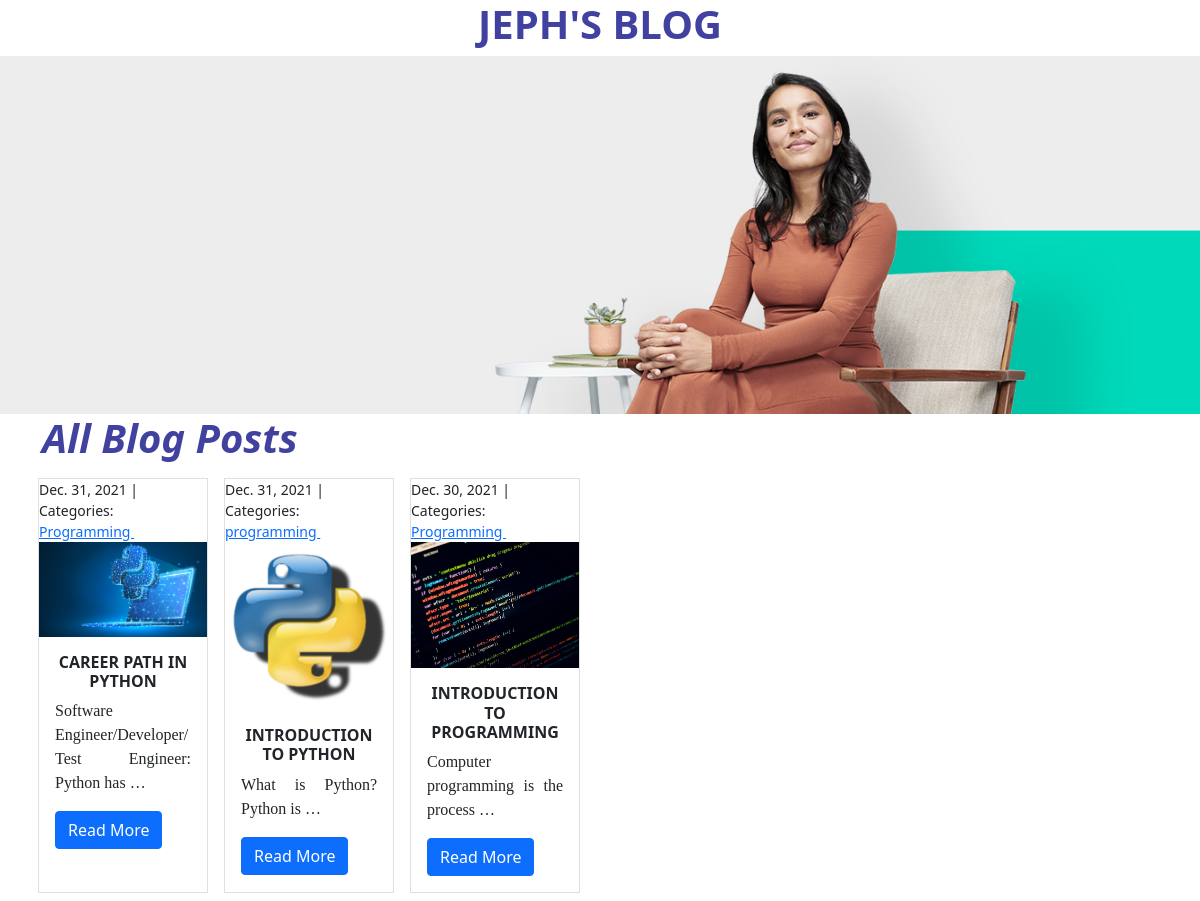
The page / on the database its author committed.
### blogapp/models.py (models this page shows)
class Post(models.Model):
    title = models.CharField(max_length=100)
    date_created = models.DateTimeField(default=None)
    thumbnail = models.FileField(upload_to = 'media/thumbnails')
    body = models.TextField()
    categories = models.ManyToManyField('Category', related_name='posts')

class Category(models.Model):
    name = models.CharField(max_length=20)

### blogapp/views.py (the view)
# urls.py: path("", views.index, name="index"),
def index(request):
    posts = Post.objects.all()
    return render(request, 'index.html', {'posts': posts})

### blogapp/templates/index.html (shortened to what this page needs)
{%load static%}
<html lang="en">
<head>
    <link rel="stylesheet" href="{%static 'css\bootstrap.min.css'%}">
    <link rel="stylesheet" href="{%static 'style.css'%}">
</head>
<body>
    <h1 class="main-heading">JEPH'S BLOG</h1>
    <img src="{% static 'udemy.jpg'%}" style="max-width:100%; min-width:100%; height:auto">
    <div class="container">
     <div class="row" style="max-width:100%; height:auto">
        <h1 class="post">All Blog Posts</h1>
        {%for post in posts reversed%}
        <div class="d-flex align-items-stretch col-xs-12 col-sm-6 col-md-4 col-lg-2 p-2" style="max-width:100%; height:auto">
            <div class="card rounded-0 w-100 bg-white"  >
                    <small>
                        {{ post.date_created.date }} |&nbsp;<br>
                        Categories:&nbsp;
                        {% for category in post.categories.all %}
                        <a href="{% url 'blog_category' category.name %}">
                            {{ category.name }}
                        </a>&nbsp;
                        {% endfor %}
                    </small>
                <img src="files/{{post.thumbnail}}" style="max-width:100%; height:auto">
                <div class="card-body">
                <h6 class="card-title">{{post.title}}</h6>
                <p class="card-text">{{post.body|truncatewords:5}}</p>
                <a href="{% url 'blog_detail' post.pk %}" class="btn btn-primary">Read More</a>
                </div>
            </div>
               </div>
        {%endfor%}
    </div>
    </div>
</body>
</html>

### blogapp/static/style.css (style rules this page uses)
* { margin: 0; padding: 0; }
.card { background-color: grey; }
.row { width: 1600px; }
p { font-family: Georgia, 'Times New Roman', Times, serif; text-align: justify; }
.main-heading { text-align: center; font-weight: 800; color: rgb(65, 65, 160); }
.post { font-style: italic; color: rgb(65, 65, 160); font-weight: 700; }
.card-title { text-align: center; font-weight: 700; }

### rows shown on the page
Post: date_created "Dec. 31, 2021", thumbnail (picture), title "CAREER PATH IN PYTHON", body "Software Engineer/Developer/Test Engineer: Python has …"
Category: name "Programming"
Post: date_created "Dec. 31, 2021", thumbnail (picture), title "INTRODUCTION TO PYTHON", body "What is Python? Python is …"
Category: name "programming"
Post: date_created "Dec. 30, 2021", thumbnail (picture), title "INTRODUCTION TO PROGRAMMING", body "Computer programming is the process …"
